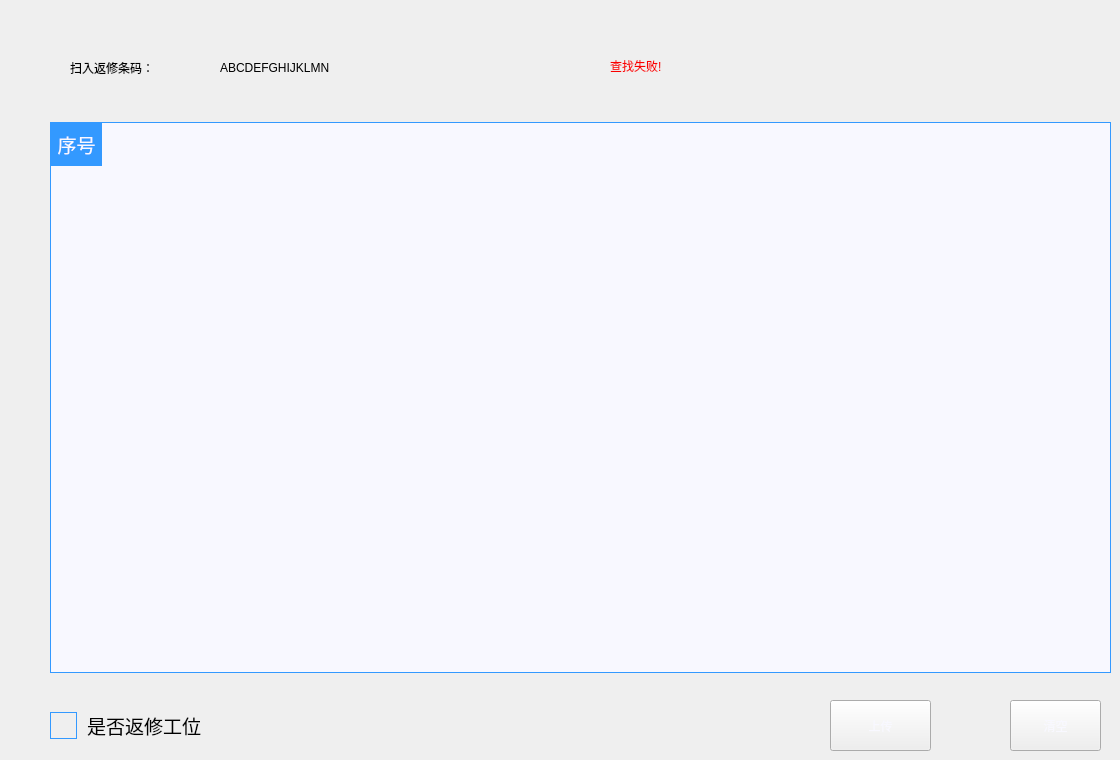
      <widget class="QWidget" name="page_19">
       <widget class="QTableWidget" name="tableWidget_repair">
        <property name="geometry">
         <rect>
          <x>50</x>
          <y>122</y>
          <width>1061</width>
          <height>551</height>
         </rect>
        </property>
        <property name="focusPolicy">
         <enum>Qt::NoFocus</enum>
        </property>
        <property name="styleSheet">
         <string notr="true">QTableWidget{
    font: 14pt &quot;黑体&quot;; 
	border-width:1px;  
	border-style:solid;
	border-color: rgb(51, 153, 255);  
	background-color: rgb(248, 248, 255);
}
QTableWidget::Item{

}
QTableWidget::Item:hover{

}
QTableWidget::item:selected{
	background:lightgray; 
	color:rgb(248, 248, 255); 
}
QTableWidget::item:selected:!active{

}
QTableCornerButton::section{
	background-color: rgb(51, 153, 255);
}
QScrollBar:vertical{
    width:36px;
}</string>
        </property>
        <property name="verticalScrollBarPolicy">
         <enum>Qt::ScrollBarAsNeeded</enum>
        </property>
        <property name="horizontalScrollBarPolicy">
         <enum>Qt::ScrollBarAlwaysOff</enum>
        </property>
        <property name="autoScroll">
         <bool>false</bool>
        </property>
        <property name="editTriggers">
         <set>QAbstractItemView::AllEditTriggers</set>
        </property>
        <property name="tabKeyNavigation">
         <bool>false</bool>
        </property>
        <property name="showDropIndicator" stdset="0">
         <bool>false</bool>
        </property>
        <property name="dragDropOverwriteMode">
         <bool>false</bool>
        </property>
        <property name="selectionMode">
         <enum>QAbstractItemView::NoSelection</enum>
        </property>
        <property name="textElideMode">
         <enum>Qt::ElideLeft</enum>
        </property>
       </widget>
       <widget class="QLabel" name="label_122">
        <property name="geometry">
         <rect>
          <x>70</x>
          <y>50</y>
          <width>120</width>
          <height>35</height>
         </rect>
        </property>
        <property name="styleSheet">
         <string notr="true">font: 14pt &quot;黑体&quot;;</string>
        </property>
        <property name="text">
         <string>扫入返修条码：</string>
        </property>
       </widget>
       <widget class="QPushButton" name="pushButton_repairClear">
        <property name="geometry">
         <rect>
          <x>1010</x>
          <y>700</y>
          <width>91</width>
          <height>51</height>
         </rect>
        </property>
        <property name="focusPolicy">
         <enum>Qt::NoFocus</enum>
        </property>
        <property name="styleSheet">
         <string notr="true">border-image: url(:/LCD_CS351/LCD_CS351/35_all/67.bmp);
font: 14pt &quot;黑体&quot;;
color: rgb(248, 248, 255);</string>
        </property>
        <property name="text">
         <string>清空</string>
        </property>
        <property name="flat">
         <bool>false</bool>
        </property>
       </widget>
       <widget class="QPushButton" name="pushButton_repairUpload">
        <property name="geometry">
         <rect>
          <x>830</x>
          <y>700</y>
          <width>101</width>
          <height>51</height>
         </rect>
        </property>
        <property name="focusPolicy">
         <enum>Qt::NoFocus</enum>
        </property>
        <property name="styleSheet">
         <string notr="true">border-image: url(:/LCD_CS351/LCD_CS351/35_all/67.bmp);
font: 14pt &quot;黑体&quot;;
color: rgb(248, 248, 255);</string>
        </property>
        <property name="text">
         <string>上传</string>
        </property>
        <property name="flat">
         <bool>false</bool>
        </property>
       </widget>
       <widget class="QLabel" name="label_repairVin">
        <property name="geometry">
         <rect>
          <x>220</x>
          <y>37</y>
          <width>321</width>
          <height>61</height>
         </rect>
        </property>
        <property name="styleSheet">
         <string notr="true">font: 20pt &quot;黑体&quot;;</string>
        </property>
        <property name="text">
         <string>ABCDEFGHIJKLMN</string>
        </property>
       </widget>
       <widget class="QLabel" name="label_repairWrong">
        <property name="geometry">
         <rect>
          <x>610</x>
          <y>50</y>
          <width>301</width>
          <height>31</height>
         </rect>
        </property>
        <property name="styleSheet">
         <string notr="true">font: 14pt &quot;黑体&quot;;
color: rgb(250, 0, 0);</string>
        </property>
        <property name="text">
         <string>查找失败!</string>
        </property>
       </widget>
       <widget class="QCheckBox" name="checkBox_isRepair">
        <property name="geometry">
         <rect>
          <x>50</x>
          <y>710</y>
          <width>171</width>
          <height>31</height>
         </rect>
        </property>
        <property name="font">
         <font>
          <family>黑体</family>
          <pointsize>14</pointsize>
          <weight>50</weight>
          <italic>false</italic>
          <bold>false</bold>
         </font>
        </property>
        <property name="focusPolicy">
         <enum>Qt::NoFocus</enum>
        </property>
        <property name="styleSheet">
         <string notr="true">QCheckBox{
   font: 14pt &quot;黑体&quot;;
   spacing: 10 
}  

QCheckBox::indicator {
       width: 25px;
       height: 25px; 
border-width:1px; 
border-style:solid; 
border-color:rgb(51, 153, 255); 
} 
QCheckBox::indicator:checked {
image: url(:/LCD_CS351/LCD_CS351/logo/check.png);
}
</string>
        </property>
        <property name="text">
         <string>是否返修工位</string>
        </property>
        <property name="iconSize">
         <size>
          <width>24</width>
          <height>24</height>
         </size>
        </property>
       </widget>
       <widget class="QLabel" name="label_23">
        <property name="geometry">
         <rect>
          <x>51</x>
          <y>122</y>
          <width>51</width>
          <height>44</height>
         </rect>
        </property>
        <property name="styleSheet">
         <string notr="true">background-color: rgb(51, 153, 255);
color: rgb(248, 248, 255);
font:14pt</string>
        </property>
        <property name="text">
         <string>序号</string>
        </property>
        <property name="alignment">
         <set>Qt::AlignCenter</set>
        </property>
       </widget>
      </widget>
